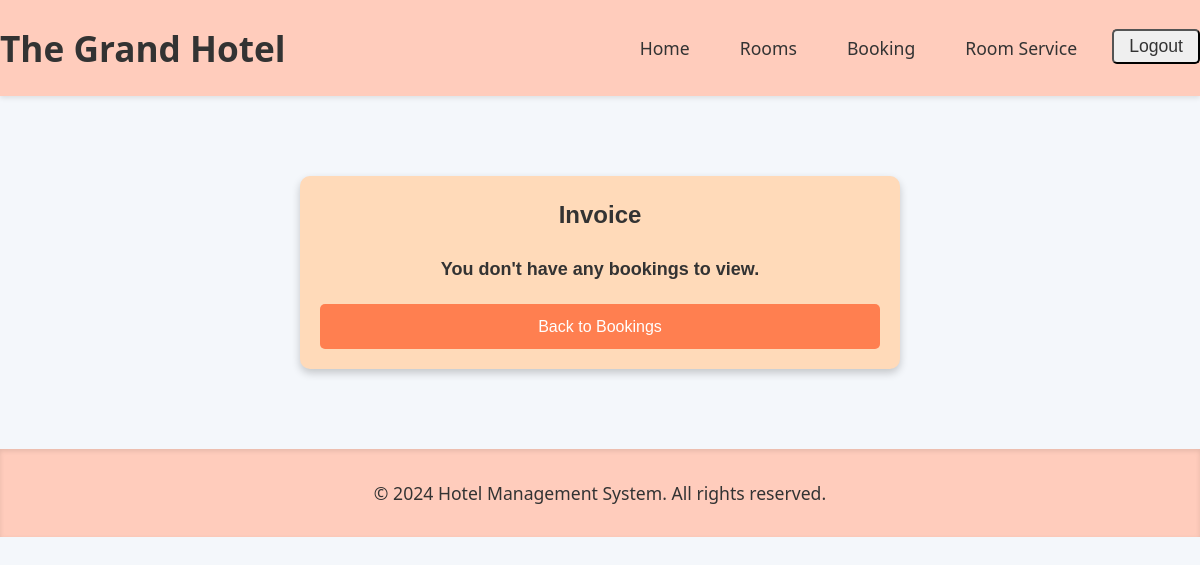
Before: /invoice/ (signed in) with the older database file.
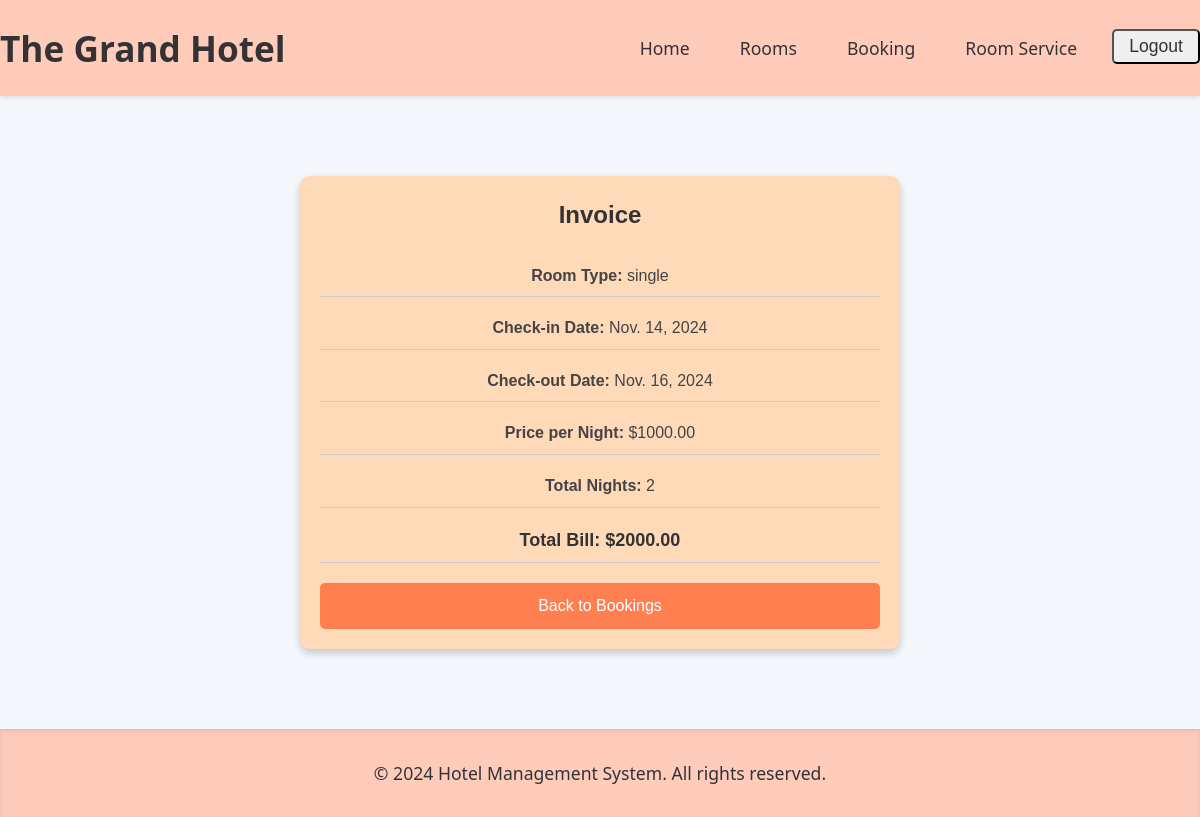
After: the same page with the newer database file.
### hotel/models.py (models this page shows, shortened)
class Booking(models.Model):
    user = models.ForeignKey(User, on_delete=models.CASCADE)
    room_type = models.CharField(max_length=10, choices=ROOM_TYPES, default='single')
    check_in_date = models.DateField(default=datetime.date.today)
    check_out_date = models.DateField(default=datetime.date.today)
    bill = models.DecimalField(max_digits=10, decimal_places=2, default=0)
    room_price = models.DecimalField(max_digits=10, decimal_places=2, null=True)
    nights = models.IntegerField(null=True)

### hotel/views.py (the view)
# urls.py: path('invoice/', views.invoice, name='invoice'),  # Booking page URL
@login_required
def invoice(request):
    booking = Booking.objects.filter(user=request.user).last()  # Latest booking for the user
    return render(request, 'invoice.html', {'booking': booking})

### templates/hotel/invoice.html (shortened to what this page needs)
{% extends 'base.html' %}
{% block content %}
<div class="invoice-container">
    <div class="invoice-header">Invoice</div>
    {% if booking %}
        <ul class="invoice-details">
            <li><strong>Room Type:</strong> {{ booking.room_type }}</li>
            <li><strong>Check-in Date:</strong> {{ booking.check_in_date }}</li>
            <li><strong>Check-out Date:</strong> {{ booking.check_out_date }}</li>
            <li><strong>Price per Night:</strong> ${{ booking.room_price }}</li>
            <li><strong>Total Nights:</strong> {{ booking.nights }}</li>
            <li class="invoice-total"><strong>Total Bill:</strong> ${{ booking.bill }}</li>
        </ul>
    {% else %}
        <p class="invoice-total">You don't have any bookings to view.</p>
    {% endif %}
    <a href="{% url 'bookings' %}" class="back-button">Back to Bookings</a>
</div>
{% endblock %}

Changed rows visible on the page:
added Booking: room_type "single", check_in_date "Nov. 14, 2024", check_out_date "Nov. 16, 2024", room_price "1000.00", nights "2", bill "2000.00"
Other visible differences:
text no longer shown: "You don't have any bookings to view."
text now shown: "Room Type: Check-in Date: Check-out Date: Price per Night: $ Total Nights: Total Bill: $"
